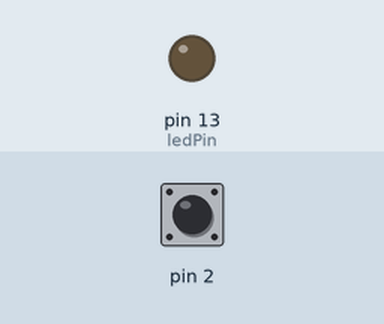
The sketch below on a simulated Arduino Uno, built with avr-gcc and run on an emulated ATmega328P. On the bench: output pins drawn as LEDs (lit = HIGH). The inputs (shaded band) are chosen by the test bench; at power-on: pin 2 HIGH.

Above: at 1.2 s.
1.3 s: pin 2 pulled LOW for 1 s
At 1.49 s:
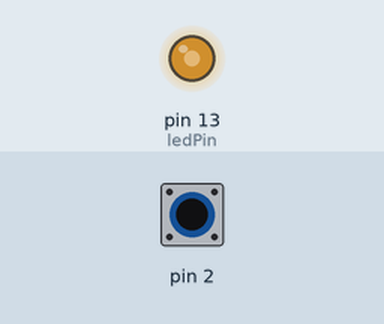
4.3 s: pin 2 pulled LOW for 0.15 s
At 6.8 s:
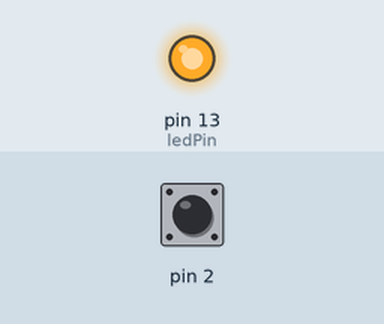
Timing chart, 0 to 13.4 s (numbered marks = the images above; inputs shaded):
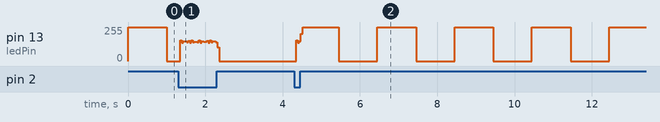

The sketch:

interrupt.ino
```cpp
int ledPin = 13;

void tatled()
{
      digitalWrite(ledPin, HIGH); // bật đèn led
      delay(500);
      digitalWrite(ledPin, LOW);
      delay(500);
}
void setup()
{
    pinMode(ledPin, OUTPUT);
    pinMode(2, INPUT_PULLUP); // sử dụng điện trở kéo lên cho chân số 2, ngắt 0
    attachInterrupt(0, tatled, LOW);  // gọi hàm tatled liên tục khi còn nhấn nút
}  

void loop()
{
      digitalWrite(ledPin, HIGH); // bật đèn led
      delay(1000);
      digitalWrite(ledPin, LOW);
      delay(1000);
}
```
